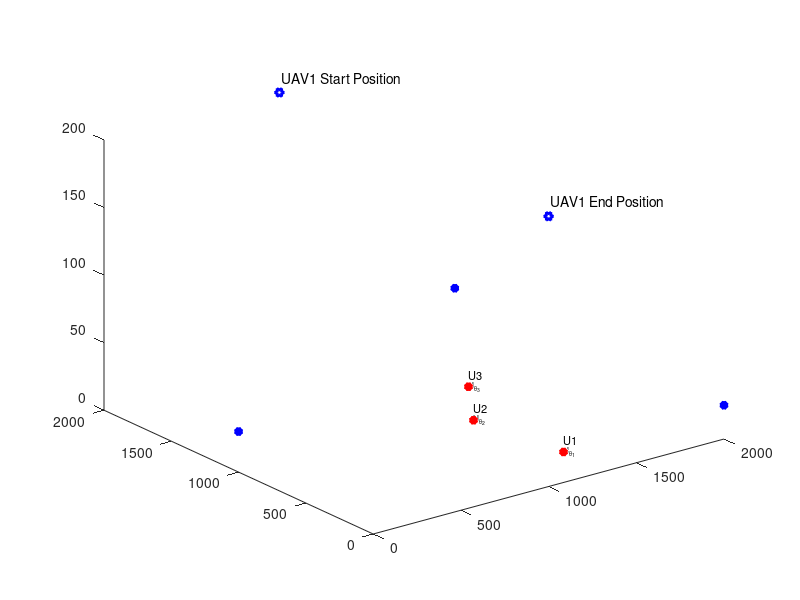

Source code (MATLAB): (Note: this script raises an error after producing the figure.)
clc;
clear variables;
close all;

%% Simulation Environment

enWidth = 2000;             % Simulation Environment Width (X axis)
enLength = 2000;            % Simulation Environment Length (Y axis)
enHeight = 320;             % Simulation Environment Height (Z axis)
maxHeighUAV = 300;          % Maximum Height of UAV
minHeighUAV = 150;           % Minimum Height of UAV
noUsers = 3;                % Number of Users
noBS = 3;                   % Number of Base Sations
noUAV = 1;                  % Number of UAVs

%% Users, Base Sataions and UAV Position

% UAV Position
for i=1:noUAV
    xUAV_S(i) = 1000;       % UAV position in X axis
    yUAV_S(i) = enLength;      % UAV position in Y axis
    zUAV_S(i) = 200;%randi([minHeighUAV,maxHeighUAV]);   % UAV position in Z axis
end

% UAV End Position
for i=1:noUAV
    xUAV_E(i) = 1000;       % UAV position in X axis
    yUAV_E(i) = 0;      % UAV position in Y axis
    zUAV_E(i) = 200;%randi([minHeighUAV,maxHeighUAV]);   % UAV position in Z axis
end

% UAV Position
for i=1:noUAV
    xUAV(i) = 1000;       % UAV position in X axis
    yUAV(i) = enLength;      % UAV position in Y axis
    zUAV(i) = zUAV_S(i);   % UAV position in Z axis
end

% BS positions
xBS = [2000,0,2000];
yBS = [2000,1000,0];
zBS = [20, 30, 25];

% Users' posision
for i=1:noUsers
    xUser(i) = randi(enWidth);      % User position in X axis
    yUser(i) = randi(enLength);     % User position in Y axis
    zUser(i) = 0;                   % User position in Z axis = 0
end

%% Figure Plot in Initial State

% User plotting
figure,
userPlot = plot3(xUser,yUser,zUser,'r*','linewidth',3); hold on;
for o=1:noUsers
    textUsers(o) = text(xUser(o)-10,yUser(o)-10,zUser(o)+10,['U',num2str(o)],'FontSize', 8);
    textUsAngle(o) = text(xUser(o)+10,yUser(o)+10,['U_{\theta_{',num2str(o),'}}'],'FontSize', 6);
end

% UAVs Plotting
plot3(xUAV_S, yUAV_S, zUAV_S, 'bh','linewidth', 3);
for o=1:noUAV
    text(xUAV_S(o) + 20, yUAV_S(o) + 10, zUAV_S(o) + 10,['UAV',num2str(o),' Start Position']);
end

plot3(xUAV_E, yUAV_E, zUAV_E, 'bh','linewidth', 3);
for o=1:noUAV
    text(xUAV_E(o) + 20, yUAV_E(o) + 10, zUAV_E(o) + 10,['UAV',num2str(o),' End Position']);
end

% BSs Plotting
plot3(xBS, yBS, zBS, 'b*','linewidth', 3);
for o=1:noBS
    plot3([xBS(o) xBS(o)], [yBS(o) yBS(o)],[zBS(o) 0], 'bl-','linewidth', 1); drawnow
    text(xBS(o) + 20, yBS(o) + 10, zBS(o) + 10,['BS', num2str(o)],'FontSize', 8);
    textBSAngle(o) = text(xBS(o)+10,yBS(o)+10,zBS(o)-5,['BS_{\theta_{',num2str(o),'}}'],'FontSize', 6);
end

% Plotting LoS Channel between BSs and UAVs
for i = 1:noUAV
    for directBS = 1:noBS
        plot3([xUAV(i) xBS(directBS)], [yUAV(i) yBS(directBS)],[zUAV(i) zBS(directBS)], 'b:','linewidth', 0.1); drawnow
    end
end



% Plotting LoS Channel between users and UAVs
for i = 1:noUAV
    for directUsers = 1:noUsers
        plot3([xUAV(i) xUser(directUsers)], [yUAV(i) yUser(directUsers)],[zUAV(i) zUser(directUsers)], 'r--','linewidth', 0.1); drawnow
    end
end

% Plotting UAV default path
for i = 1:noUAV
    plot3([xUAV_S(i) xUAV_E(i)], [yUAV_S(i) yUAV_E(i)],[zUAV_S(i) zUAV_E(i)], 'y--','linewidth', 2); drawnow
end

mx = (zUAV_S - zUAV_E)/(yUAV_S - yUAV_E);
c = zUAV_S - mx*yUAV_S;

%eqY = m*x + c;

% 3D Plot labels
xlim([0 2050])
ylim([0 2050])
zlim([0 320])
xlabel('Width (m)');
ylabel('Length (m)');
zlabel('Height (m)');
grid on; hold on; drawnow

index = 1;

%% Information for path loss model

eta = 2.5;              % Path Loss Component
b_0dB = -50;            % Reference Channel Gain in dB
b_0 = db2pow(b_0dB);    % Reference Channel Gain in linear scale
k = 0.01;               % Additional attenuation for NLoS

%% Infromation for Rician Fading Model

% Rician factor
K_min = 4;      % K_min value in dB
K_max = 12;     % K_max value in dB

A1 = db2pow(K_min);
A2 = (2/pi)*log((db2pow(K_max))/A1);

%N = 10^5;
g = sqrt(1/2)*(randn(1,1)+1i*randn(1,1));

%% Simulation

for j = enLength:-100:0
    for i=1:noUAV
        zUAV(i) = mx*j + c;
        yUAV(i) = j;
        plot3(xUAV(i),  yUAV(i),  zUAV(i), 'gh','linewidth', 1);hold on;

        % LoS distance between UAVs and BSs
        for bm=1:noBS
            groundDisUAV_BS(i,bm) = sqrt((xUAV(i)-xBS(bm))^2 + (yUAV(i)-yBS(bm))^2);
            DisUAV_BS(i,bm) = sqrt(groundDisUAV_BS(i,bm)^2 + (zBS(bm)-zUAV(i))^2);
            
            % Elavation Angle in radiant between UAVs and Users
            angleUAV_BS(i,bm) = atan(abs(zBS(bm)-zUAV(i))/groundDisUAV_BS(i,bm))*(180/pi);
            
            PLoS_BS(index,i,bm) = 1/(1+(10*exp(-0.6*(angleUAV_BS(i,bm)-10))));
            
            pow_LoS_BS = b_0*(DisUAV_BS(i,bm)^(-eta));
            pow_NLoS_BS = k*b_0*(DisUAV_BS(i,bm)^(-eta));
            Ch_pow_LoS_BS(index,i,bm) = pow2db(pow_LoS_BS); 
            Ch_pow_NLoS_BS(index,i,bm) = pow2db(pow_NLoS_BS);
            
            % Expected Path Loss Channel gain
            E_bd_BS = PLoS_BS(index,i,bm)*pow_LoS_BS + (1 - PLoS_BS(index,i,bm))*pow_NLoS_BS;
            E_bd_dB_BS(index,i,bm) = pow2db(E_bd_BS); % in dB
            
            % Angle depend rician factor
            K_UAV_BS(i,bm) = A1*exp(A2*angleUAV_BS(i,bm)*(pi/180));
            
            g_UAV_BS(i,bm) = sqrt(K_UAV_BS(i,bm)/(1+K_UAV_BS(i,bm)))*g + sqrt(1/(1+K_UAV_BS(i,bm)))*g;
            
            h_UAV_BS(index,i,bm) = sqrt(pow_LoS_BS)*g_UAV_BS(i,bm);
            
            h_UAV_BS_dB(index,i,bm) = pow2db(abs(h_UAV_BS(index,i,bm))^2);
            
        end
        
        % LoS distance between UAVs and Users
        for m=1:noUsers
            groundDisUAV_User(i,m) = sqrt((xUAV(i)-xUser(m))^2 + (yUAV(i)-yUser(m))^2);
            DisUAV_User(i,m) = sqrt(groundDisUAV_User(i,m)^2 + zUAV(i)^2);
            
            % Elavation Angle in radiant between UAVs and Users
            angleUAV_User(i,m) = atan(zUAV(i)/groundDisUAV_User(i,m))*(180/pi);
            
            
            PLoS(index,i,m) = 1/(1+(10*exp(-0.6*(angleUAV_User(i,m)-10))));
            
            pow_LoS = b_0*(DisUAV_User(i,m)^(-eta));
            pow_NLoS = k*b_0*(DisUAV_User(i,m)^(-eta));
            Ch_pow_LoS(index,i,m) = pow2db(pow_LoS); 
            Ch_pow_NLoS(index,i,m) = pow2db(pow_NLoS);
            
            % Expected Path Loss Channel gain
            E_bd = PLoS(index,i,m)*pow_LoS + (1 - PLoS(index,i,m))*pow_NLoS;
            E_bd_dB(index,i,m) = pow2db(E_bd); % in dB
            
            
            % Angle depend rician factor
            K_UAV_User(i,m) = A1*exp(A2*angleUAV_User(i,m)*(pi/180));
            
            g_UAV_User(i,m) = sqrt(K_UAV_User(i,m)/(1+K_UAV_User(i,m)))*g + sqrt(1/(1+K_UAV_User(i,m)))*g;
            
            h_UAV_Users(index,i,m) = sqrt(pow_LoS)*g_UAV_User(i,m);
            
            h_UAV_Users_dB(index,i,m) = pow2db(abs(h_UAV_Users(index,i,m))^2);
           
        end
        
        % Power coefficeints calculation for users
        [pow_coef_array_ch(index,:), pow_coef_array_fr(index,:)] = findPowCoeff(abs(h_UAV_Users(index,i,:)),noUsers);
        
        % Achievable Rate Calculations for Users
        [achievableRate_ch(index,:), achievableRate_fr(index,:)] = findAchievableRate(h_UAV_Users(index,i,:),pow_coef_array_ch(index,:),pow_coef_array_fr(index,:),noUsers);
        
        % Achievable Rate Calculations for BSs
        achievableRate_BS(index,:) = findAchievableRate_BS(h_UAV_BS(index,i,:),noBS);
        
        % Achievable Rate Calculations for Users in SWIPT model
        [achievableRate_ch_SWIPT(index,:), achievableRate_fr_SWIPT(index,:)] = findAchievableRate_SWIPT(h_UAV_Users(index,i,:),h_UAV_BS(index,i,:),pow_coef_array_ch(index,:),pow_coef_array_fr(index,:),noUsers);
        
    end
    index = index +1;
end

% PLoS for Users
steps = 1:21;
figure;
plot(steps,PLoS(:,1,1),'linewidth', 1);hold on;
plot(steps,PLoS(:,1,2),'linewidth', 1);
plot(steps,PLoS(:,1,3),'linewidth', 1);
xlim([1 21])
ylim([0 1])
legend('U 1', 'U 2', 'U 3');
grid on;

% PLoS for BSs
figure;
plot(steps,PLoS_BS(:,1,1),'linewidth', 1);hold on;
plot(steps,PLoS_BS(:,1,2),'linewidth', 1);
plot(steps,PLoS_BS(:,1,3),'linewidth', 1);
xlim([1 21])
ylim([0 0.2])
legend('BS 1', 'BS 2', 'BS 3');
grid on;

% Channel power for users
figure;
plot(steps,Ch_pow_LoS(:,1,1),'linewidth', 1);hold on;
plot(steps,Ch_pow_LoS(:,1,2),'linewidth', 1);
plot(steps,Ch_pow_LoS(:,1,3),'linewidth', 1);
plot(steps,Ch_pow_NLoS(:,1,1),'linewidth', 1);hold on;
plot(steps,Ch_pow_NLoS(:,1,2),'linewidth', 1);
plot(steps,Ch_pow_NLoS(:,1,3),'linewidth', 1);
xlim([1 21])
%ylim([0 1])
legend('U 1', 'U 2', 'U 3', 'U 1 N', 'U 2 N', 'U 3 N');
grid on;

% PLoS Channel power for BSs
figure;
plot(steps,Ch_pow_LoS_BS(:,1,1),'linewidth', 1);hold on;
plot(steps,Ch_pow_LoS_BS(:,1,2),'linewidth', 1);
plot(steps,Ch_pow_LoS_BS(:,1,3),'linewidth', 1);
plot(steps,Ch_pow_NLoS_BS(:,1,1),'linewidth', 1);hold on;
plot(steps,Ch_pow_NLoS_BS(:,1,2),'linewidth', 1);
plot(steps,Ch_pow_NLoS_BS(:,1,3),'linewidth', 1);
xlim([1 21])
%ylim([0 1])
legend('BS 1', 'BS 2', 'BS 3', 'BS 1 N', 'BS 2 N', 'BS 3 N');
grid on;

% Channel power Users
figure;
plot(steps,E_bd_dB(:,1,1),'linewidth', 1);hold on;
plot(steps,E_bd_dB(:,1,2),'linewidth', 1);
plot(steps,E_bd_dB(:,1,3),'linewidth', 1);

plot(steps,h_UAV_Users_dB(:,1,1),'--^','linewidth', 1);hold on;
plot(steps,h_UAV_Users_dB(:,1,2),'--^','linewidth', 1);
plot(steps,h_UAV_Users_dB(:,1,3),'--^','linewidth', 1);

xlim([1 21])
%ylim([0 1])
legend('U 1', 'U 2', 'U 3', 'U 1 R', 'U 2 R', 'U 3 R');
grid on;

% Channel power BSs
figure;
plot(steps,E_bd_dB_BS(:,1,1),'linewidth', 1);hold on;
plot(steps,E_bd_dB_BS(:,1,2),'linewidth', 1);
plot(steps,E_bd_dB_BS(:,1,3),'linewidth', 1);

plot(steps,h_UAV_BS_dB(:,1,1),'--^','linewidth', 1);hold on;
plot(steps,h_UAV_BS_dB(:,1,2),'--^','linewidth', 1);
plot(steps,h_UAV_BS_dB(:,1,3),'--^','linewidth', 1);

xlim([1 21])
%ylim([0 1])
legend('BS 1', 'BS 2', 'BS 3', 'BS 1 R', 'BS 2 R', 'BS 3 R');
grid on;

% Achievable rate for Users
figure;
plot(steps,achievableRate_ch(:,1),'*-','linewidth', 1);hold on;
plot(steps,achievableRate_ch(:,2),'*-','linewidth', 1);
plot(steps,achievableRate_ch(:,3),'*-','linewidth', 1);

plot(steps,achievableRate_fr(:,1),'^-','linewidth', 1);hold on;
plot(steps,achievableRate_fr(:,2),'^-','linewidth', 1);
plot(steps,achievableRate_fr(:,3),'^-','linewidth', 1);

xlim([1 21])
%ylim([0 1])
legend('U 1', 'U 2', 'U 3','U 1 fr', 'U 2 fr', 'U 3 fr');
grid on;


% Achievable rate for BSs
figure;
plot(steps,achievableRate_BS(:,1),'*-','linewidth', 1);hold on;
plot(steps,achievableRate_BS(:,2),'*-','linewidth', 1);
plot(steps,achievableRate_BS(:,3),'*-','linewidth', 1);

xlim([1 21])
%ylim([0 1])
legend('BS 1', 'BS 2', 'BS 3');
grid on;


% Achievable rate for Users SWIPT Model
figure;
plot(steps,achievableRate_ch_SWIPT(:,1),'*-','linewidth', 1);hold on;
plot(steps,achievableRate_ch_SWIPT(:,2),'*-','linewidth', 1);
plot(steps,achievableRate_ch_SWIPT(:,3),'*-','linewidth', 1);

plot(steps,achievableRate_fr_SWIPT(:,1),'^-','linewidth', 1);hold on;
plot(steps,achievableRate_fr_SWIPT(:,2),'^-','linewidth', 1);
plot(steps,achievableRate_fr_SWIPT(:,3),'^-','linewidth', 1);

xlim([1 21])
%ylim([0 1])
legend('U 1', 'U 2', 'U 3','U 1 fr', 'U 2 fr', 'U 3 fr');
grid on;
